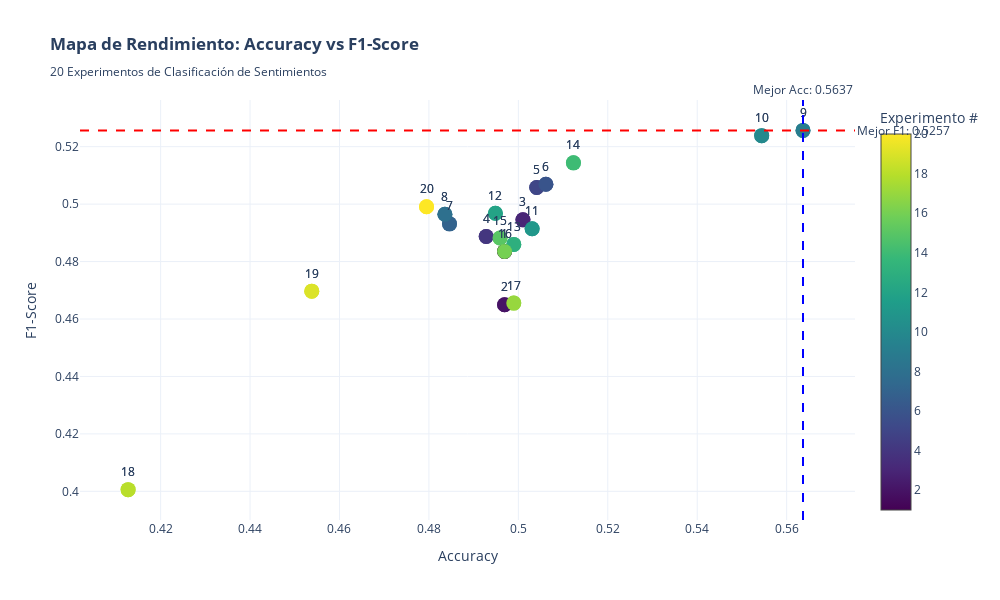

Here is the notebook cell this chart was saved with:
### Markdown cell above
Además de la limitada cantidad de ejemplos, limitantes de los vectroizadores Bag of Words y One hot encoding, como que se ignora el orden de las palabras, se pondera de la misma forma cada palabra ignorando la frecuencia, no se aprovecha la semántica ni el contexto de las palabras.

Ni se diga de one hot encoding, ya que ahí solo se registra si la palabra está presente o no, lo que reduce de sobremanera la representación vectorial de un ejemplo 

En cuanto a la lematización o al stemming, para éste caso de uso me quedo con lematización, ya que de por si por ser textos de redes sociales no tienen mucho contexto, con el stemming, al reducir cada palabra a su raíz, se pierde aún más contexto. El stemming debería de funcionar mejor para textos más extensos con más contenido semántico y un mayor contexto

### Code cell
# Visualización final: Resumen interactivo de todos los experimentos
import plotly.graph_objects as go

fig = go.Figure()

# Scatter plot de Accuracy vs F1-Score
fig.add_trace(go.Scatter(
    x=results_df['accuracy'],
    y=results_df['f1_score'],
    mode='markers+text',
    marker=dict(
        size=15,
        color=results_df['experiment'],
        colorscale='Viridis',
        showscale=True,
        colorbar=dict(title="Experimento #")
    ),
    text=results_df['experiment'],
    textposition="top center",
    hovertemplate='<b>%{text}</b><br>' +
                  'Accuracy: %{x:.4f}<br>' +
                  'F1-Score: %{y:.4f}<br>' +
                  '<extra></extra>',
    name='Experimentos'
))

# Líneas de referencia
best_acc = results_df['accuracy'].max()
best_f1 = results_df['f1_score'].max()

fig.add_hline(y=best_f1, line_dash="dash", line_color="red", 
              annotation_text=f"Mejor F1: {best_f1:.4f}", annotation_position="right")
fig.add_vline(x=best_acc, line_dash="dash", line_color="blue",
              annotation_text=f"Mejor Acc: {best_acc:.4f}", annotation_position="top")

fig.update_layout(
    title="<b>Mapa de Rendimiento: Accuracy vs F1-Score</b><br><sub>20 Experimentos de Clasificación de Sentimientos</sub>",
    xaxis_title="Accuracy",
    yaxis_title="F1-Score",
    height=600,
    width=1000,
    hovermode='closest',
    template='plotly_white'
)

fig.show()

# Tabla final de resumen
print("\n" + "="*100)
print("RESUMEN FINAL DE EXPERIMENTOS".center(100))
print("="*100)
print(f"\n{'Experimento':<5} {'Nombre':<30} {'Accuracy':>10} {'F1-Score':>10} {'Ranking':>10}")
print("-"*100)

for idx, row in results_df_sorted.reset_index(drop=True).iterrows():
    print(f"{row['experiment']:<5} {row['name']:<30} {row['accuracy']:>10.4f} {row['f1_score']:>10.4f} {idx+1:>10}")

print("="*100)
print(f"\n✨ Mejor Experimento: #{results_df_sorted.iloc[0]['experiment']} - {results_df_sorted.iloc[0]['name']}")
print(f"   Accuracy: {results_df_sorted.iloc[0]['accuracy']:.4f}")
print(f"   F1-Score: {results_df_sorted.iloc[0]['f1_score']:.4f}")
print("\n" + "="*100)

### Figure 1 — Plotly figure (JSON) as saved in the notebook; plotly's stock layout.template omitted (floating-point values rounded to 4 significant figures)
{"data": [{"hovertemplate": "<b>%{text}</b><br>Accuracy: %{x:.4f}<br>F1-Score: %{y:.4f}<br><extra></extra>", "marker": {"color": [1, 2, 3, 4, 5, 6, 7, 8, 9, 10, 11, 12, 13, 14, 15, 16, 17, 18, 19, 20, 1, 2, 3, 4, 5, 6, 7, 8, 9, 10, 11, 12, 13, 14, 15, 16, 17, 18, 19, 20], "colorbar": {"title": {"text": "Experimento #"}}, "colorscale": [[0, "#440154"], [0.1111, "#482878"], [0.2222, "#3e4989"], [0.3333, "#31688e"], [0.4444, "#26828e"], [0.5556, "#1f9e89"], [0.6667, "#35b779"], [0.7778, "#6ece58"], [0.8889, "#b5de2b"], [1, "#fde725"]], "showscale": true, "size": 15}, "mode": "markers+text", "name": "Experimentos", "text": [1.0, 2.0, 3.0, 4.0, 5.0, 6.0, 7.0, 8.0, 9.0, 10.0, 11.0, 12.0, 13.0, 14.0, 15.0, 16.0, 17.0, 18.0, 19.0, 20.0, 1.0, 2.0, 3.0, 4.0, 5.0, 6.0, 7.0, 8.0, 9.0, 10.0, 11.0, 12.0, 13.0, 14.0, 15.0, 16.0, 17.0, 18.0, 19.0, 20.0], "textposition": "top center", "type": "scatter", "x": [0.4969, 0.4969, 0.501, 0.4928, 0.5041, 0.5062, 0.4846, 0.4836, 0.5637, 0.5544, 0.5031, 0.4949, 0.499, 0.5123, 0.4959, 0.4969, 0.499, 0.4127, 0.4538, 0.4795, 0.4969, 0.4969, 0.501, 0.4928, 0.5041, 0.5062, 0.4846, 0.4836, 0.5637, 0.5544, 0.5031, 0.4949, 0.499, 0.5123, 0.4959, 0.4969, 0.499, 0.4127, 0.4538, 0.4795], "y": [0.4835, 0.465, 0.4945, 0.4887, 0.5058, 0.5069, 0.4931, 0.4965, 0.5257, 0.5238, 0.4914, 0.4968, 0.486, 0.5144, 0.4882, 0.4835, 0.4655, 0.4006, 0.4697, 0.4991, 0.4835, 0.465, 0.4945, 0.4887, 0.5058, 0.5069, 0.4931, 0.4965, 0.5257, 0.5238, 0.4914, 0.4968, 0.486, 0.5144, 0.4882, 0.4835, 0.4655, 0.4006, 0.4697, 0.4991]}], "layout": {"annotations": [{"showarrow": false, "text": "Mejor F1: 0.5257", "x": 1, "xanchor": "left", "xref": "x domain", "y": 0.5257, "yanchor": "middle", "yref": "y"}, {"showarrow": false, "text": "Mejor Acc: 0.5637", "x": 0.5637, "xanchor": "center", "xref": "x", "y": 1, "yanchor": "bottom", "yref": "y domain"}], "height": 600, "hovermode": "closest", "shapes": [{"line": {"color": "red", "dash": "dash"}, "type": "line", "x0": 0, "x1": 1, "xref": "x domain", "y0": 0.5257, "y1": 0.5257, "yref": "y"}, {"line": {"color": "blue", "dash": "dash"}, "type": "line", "x0": 0.5637, "x1": 0.5637, "xref": "x", "y0": 0, "y1": 1, "yref": "y domain"}], "title": {"text": "<b>Mapa de Rendimiento: Accuracy vs F1-Score</b><br><sub>20 Experimentos de Clasificación de Sentimientos</sub>"}, "width": 1000, "xaxis": {"title": {"text": "Accuracy"}}, "yaxis": {"title": {"text": "F1-Score"}}}}
